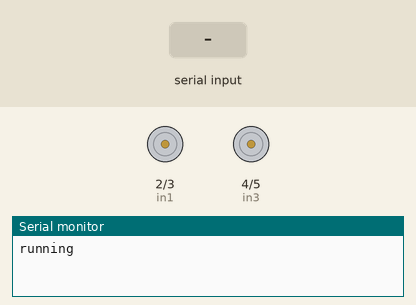
Simulated run of this sketch. Board: Arduino Uno, built with avr-gcc and run on an emulated ATmega328P. Shown: motor-driver pin pairs drawn as motors (green arrow = first pin HIGH = forward, orange = second pin HIGH = backward, longer = more drive), the last lines printed to the serial monitor. Inputs (shaded band) come from the test bench.

Above: at 1.2 s.
1.3 s: "F" received over the second serial link
At 1.8 s:
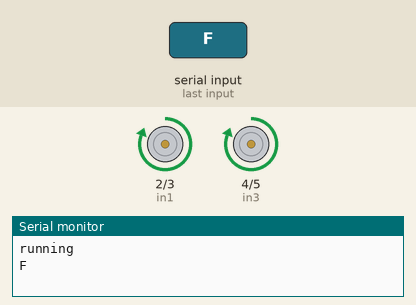
2.8 s: "L" received over the second serial link
At 4.0 s:
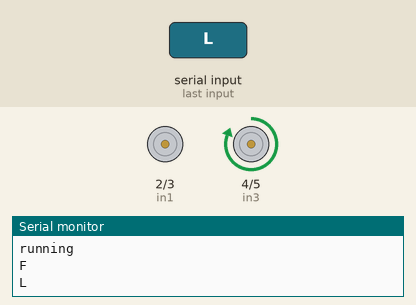
4.3 s: "B" received over the second serial link
At 5.3 s:
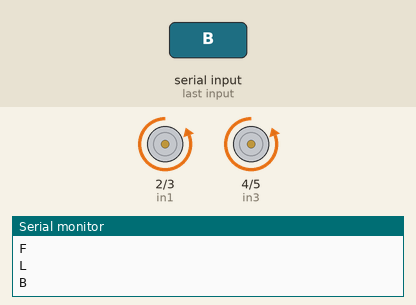
5.8 s: "R" received over the second serial link
At 6.4 s:
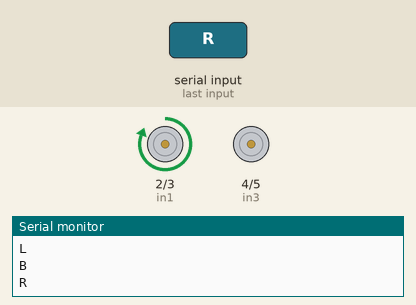
7.3 s: "G" received over the second serial link
At 7.6 s:
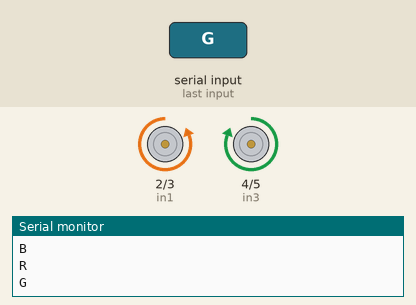
8.8 s: "I" received over the second serial link
At 9.9 s:
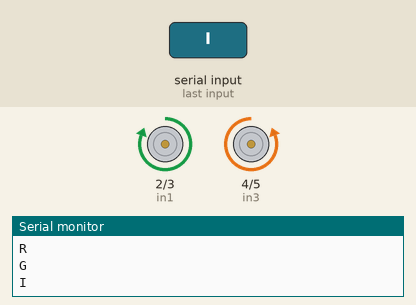
Timing chart, 0 to 11.3 s (numbered marks = the images above; inputs shaded):
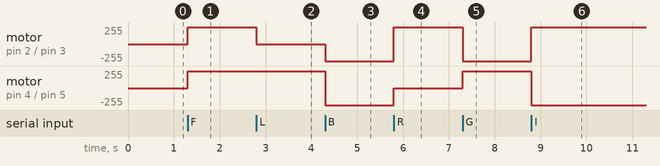

The sketch:

main.ino
```cpp
#include <SoftwareSerial.h>
SoftwareSerial bt(10, 9); // rx, tx do arduino

#define in1 2
#define in2 3
#define in3 4
#define in4 5

char c;

void setup() {

	pinMode(in1, OUTPUT);
	pinMode(in2, OUTPUT);
	pinMode(in3, OUTPUT);
	pinMode(in4, OUTPUT);

	Serial.begin(9600);
	bt.begin(9600);

	Serial.println("running");

}

void loop() {

	while (!bt.available()) {}

	c = bt.read();
	Serial.println(c);

	switch (c) {
		case 'F': frente(); break;
		case 'L': esquerda(); break;
		case 'B': reverso(); break;
		case 'R': direita(); break;
		case 'G': rotacao_e(); break;
		case 'I': rotacao_d(); break;
		case 'x': parar(); break;
		case 'S': freio(); break;
		default: break;
	}
}

void ponte_h(bool a, bool b, bool c, bool d) {
	digitalWrite(in1, a);
	digitalWrite(in2, b);
	digitalWrite(in3, c);
	digitalWrite(in4, d);
}

void frente() {
	ponte_h(1, 0, 1, 0);
}
void reverso() {
	ponte_h(0, 1, 0, 1);
}
void direita() {
	ponte_h(1, 0, 0, 0);
}
void esquerda() {
	ponte_h(0, 0, 1, 0);
}
void rotacao_d() {
	ponte_h(1, 0, 0, 1);
}
void rotacao_e() {
	ponte_h(0, 1, 1, 0);
}
void parar() {
	ponte_h(0, 0, 0, 0);
}
void freio() {
	ponte_h(1, 1, 1, 1);
}
```

Measured:
- after the input at 1.3 s, motor on pin 2 (in1) / pin 3 (in2), motor on pin 4 (in3) / pin 5 (in4): stopped → forward 255/255 at once
- after the input at 2.8 s, motor on pin 2 (in1) / pin 3 (in2): forward 255/255 → stopped at once
- after the input at 4.3 s, motor on pin 2 (in1) / pin 3 (in2): stopped → backward 255/255 at once; motor on pin 4 (in3) / pin 5 (in4): forward 255/255 → backward 255/255 at once
- after the input at 5.8 s, motor on pin 2 (in1) / pin 3 (in2): backward 255/255 → forward 255/255 at once; motor on pin 4 (in3) / pin 5 (in4): backward 255/255 → stopped at once
- after the input at 7.3 s, motor on pin 2 (in1) / pin 3 (in2): forward 255/255 → backward 255/255 at once; motor on pin 4 (in3) / pin 5 (in4): stopped → forward 255/255 at once
- after the input at 8.8 s, motor on pin 2 (in1) / pin 3 (in2): backward 255/255 → forward 255/255 at once; motor on pin 4 (in3) / pin 5 (in4): forward 255/255 → backward 255/255 at once
